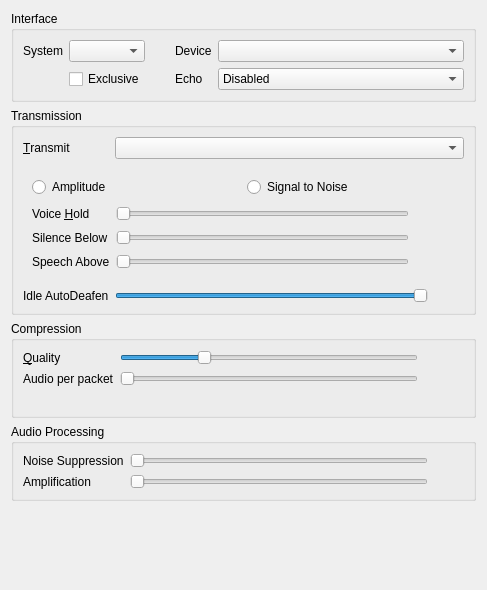
<?xml version="1.0" encoding="UTF-8"?>
<ui version="4.0">
 <class>AudioInput</class>
 <widget class="QWidget" name="AudioInput">
  <property name="geometry">
   <rect>
    <x>0</x>
    <y>0</y>
    <width>487</width>
    <height>590</height>
   </rect>
  </property>
  <property name="windowTitle">
   <string>Form</string>
  </property>
  <layout class="QVBoxLayout">
   <item>
    <widget class="QGroupBox" name="qgbInterfaces">
     <property name="title">
      <string>Interface</string>
     </property>
     <layout class="QGridLayout">
      <item row="0" column="0">
       <widget class="QLabel" name="qliSystem">
        <property name="text">
         <string>System</string>
        </property>
        <property name="buddy">
         <cstring>qcbSystem</cstring>
        </property>
       </widget>
      </item>
      <item row="0" column="1">
       <widget class="QComboBox" name="qcbSystem">
        <property name="sizePolicy">
         <sizepolicy hsizetype="MinimumExpanding" vsizetype="Fixed">
          <horstretch>0</horstretch>
          <verstretch>0</verstretch>
         </sizepolicy>
        </property>
        <property name="toolTip">
         <string>Input method for audio</string>
        </property>
        <property name="whatsThis">
         <string>&lt;b&gt;This is the input method to use for audio.&lt;/b&gt;&lt;br /&gt;Most likely you want to use DirectSound.</string>
        </property>
       </widget>
      </item>
      <item row="0" column="2">
       <spacer>
        <property name="orientation">
         <enum>Qt::Horizontal</enum>
        </property>
        <property name="sizeType">
         <enum>QSizePolicy::Maximum</enum>
        </property>
        <property name="sizeHint" stdset="0">
         <size>
          <width>24</width>
          <height>16</height>
         </size>
        </property>
       </spacer>
      </item>
      <item row="0" column="3">
       <widget class="QLabel" name="qliDevice">
        <property name="text">
         <string>Device</string>
        </property>
        <property name="buddy">
         <cstring>qcbDevice</cstring>
        </property>
       </widget>
      </item>
      <item row="0" column="4">
       <widget class="QComboBox" name="qcbDevice">
        <property name="sizePolicy">
         <sizepolicy hsizetype="MinimumExpanding" vsizetype="Fixed">
          <horstretch>1</horstretch>
          <verstretch>0</verstretch>
         </sizepolicy>
        </property>
        <property name="toolTip">
         <string>Input device for audio</string>
        </property>
        <property name="whatsThis">
         <string>&lt;b&gt;This is the input device to use for audio.&lt;/b&gt;</string>
        </property>
        <property name="sizeAdjustPolicy">
         <enum>QComboBox::AdjustToMinimumContentsLength</enum>
        </property>
        <property name="minimumContentsLength">
         <number>16</number>
        </property>
       </widget>
      </item>
      <item row="1" column="4">
       <widget class="QComboBox" name="qcbEcho">
        <property name="toolTip">
         <string>Cancel echo from speakers</string>
        </property>
        <property name="whatsThis">
         <string>Enabling this will cancel the echo from your speakers. Mixed has low CPU impact, but only works well if your speakers are equally loud and equidistant from the microphone. Multichannel echo cancellation provides much better echo cancellation, but at a higher CPU cost.</string>
        </property>
        <item>
         <property name="text">
          <string>Disabled</string>
         </property>
        </item>
        <item>
         <property name="text">
          <string>Mixed</string>
         </property>
        </item>
        <item>
         <property name="text">
          <string>Multichannel</string>
         </property>
        </item>
       </widget>
      </item>
      <item row="1" column="3">
       <widget class="QLabel" name="qliEcho">
        <property name="text">
         <string>Echo</string>
        </property>
       </widget>
      </item>
      <item row="1" column="1">
       <widget class="QCheckBox" name="qcbExclusive">
        <property name="toolTip">
         <string>Exclusive mode</string>
        </property>
        <property name="whatsThis">
         <string>&lt;b&gt;This opens the device in exclusive mode.&lt;/b&gt;&lt;br /&gt;No other application will be able to use the device.</string>
        </property>
        <property name="text">
         <string>Exclusive</string>
        </property>
       </widget>
      </item>
     </layout>
    </widget>
   </item>
   <item>
    <widget class="QGroupBox" name="qgbTransmission">
     <property name="sizePolicy">
      <sizepolicy hsizetype="Preferred" vsizetype="Minimum">
       <horstretch>0</horstretch>
       <verstretch>0</verstretch>
      </sizepolicy>
     </property>
     <property name="title">
      <string>Transmission</string>
     </property>
     <layout class="QGridLayout">
      <item row="0" column="0">
       <widget class="QLabel" name="qliTransmit">
        <property name="text">
         <string>&amp;Transmit</string>
        </property>
        <property name="buddy">
         <cstring>qcbTransmit</cstring>
        </property>
       </widget>
      </item>
      <item row="0" column="1" colspan="2">
       <widget class="QComboBox" name="qcbTransmit">
        <property name="toolTip">
         <string>When to transmit your speech</string>
        </property>
        <property name="whatsThis">
         <string>&lt;b&gt;This sets when speech should be transmitted.&lt;/b&gt;&lt;br /&gt;&lt;i&gt;Continuous&lt;/i&gt; - All the time&lt;br /&gt;&lt;i&gt;Voice Activity&lt;/i&gt; - When you are speaking clearly.&lt;br /&gt;&lt;i&gt;Push To Talk&lt;/i&gt; - When you hold down the hotkey set under &lt;i&gt;Shortcuts&lt;/i&gt;.</string>
        </property>
       </widget>
      </item>
      <item row="2" column="0">
       <widget class="QLabel" name="qliIdle">
        <property name="text">
         <string>Idle AutoDeafen</string>
        </property>
       </widget>
      </item>
      <item row="2" column="1">
       <widget class="QSlider" name="qsIdle">
        <property name="toolTip">
         <string>How long to remain idle before auto-deafen.</string>
        </property>
        <property name="whatsThis">
         <string>This sets an idle timer. If the timer expires without any audio being sent to the server, you are muted and deafened.</string>
        </property>
        <property name="maximum">
         <number>1800</number>
        </property>
        <property name="singleStep">
         <number>60</number>
        </property>
        <property name="pageStep">
         <number>300</number>
        </property>
        <property name="value">
         <number>1800</number>
        </property>
        <property name="orientation">
         <enum>Qt::Horizontal</enum>
        </property>
       </widget>
      </item>
      <item row="2" column="2">
       <widget class="QLabel" name="qlIdle">
        <property name="minimumSize">
         <size>
          <width>30</width>
          <height>0</height>
         </size>
        </property>
        <property name="text">
         <string/>
        </property>
       </widget>
      </item>
      <item row="1" column="0" colspan="3">
       <widget class="QStackedWidget" name="qswTransmit">
        <property name="currentIndex">
         <number>1</number>
        </property>
        <widget class="QWidget" name="qwPTT">
         <layout class="QGridLayout">
          <item row="0" column="0">
           <widget class="QLabel" name="qliDoublePush">
            <property name="text">
             <string>DoublePush Time</string>
            </property>
            <property name="buddy">
             <cstring>qsDoublePush</cstring>
            </property>
           </widget>
          </item>
          <item row="0" column="1" colspan="2">
           <widget class="QSlider" name="qsDoublePush">
            <property name="toolTip">
             <string>If you press the PTT key twice in this time it will get locked.</string>
            </property>
            <property name="whatsThis">
             <string>&lt;b&gt;DoublePush Time&lt;/b&gt;&lt;br /&gt;If you press the push-to-talk key twice during the configured interval of time it will be locked. Mumble will keep transmitting until you hit the key once more to unlock PTT again.</string>
            </property>
            <property name="maximum">
             <number>1000</number>
            </property>
            <property name="singleStep">
             <number>10</number>
            </property>
            <property name="pageStep">
             <number>100</number>
            </property>
            <property name="orientation">
             <enum>Qt::Horizontal</enum>
            </property>
           </widget>
          </item>
          <item row="0" column="3">
           <widget class="QLabel" name="qlDoublePush">
            <property name="text">
             <string notr="true">TextLabel</string>
            </property>
           </widget>
          </item>
          <item row="3" column="1" colspan="2">
           <widget class="QLineEdit" name="qlePushClickPathOn">
            <property name="toolTip">
             <string>Gets played when the PTT button is pressed</string>
            </property>
           </widget>
          </item>
          <item row="4" column="1" colspan="2">
           <widget class="QLineEdit" name="qlePushClickPathOff">
            <property name="toolTip">
             <string>Gets played when the PTT button is released</string>
            </property>
           </widget>
          </item>
          <item row="2" column="3">
           <widget class="QPushButton" name="qpbPushClickReset">
            <property name="toolTip">
             <string>Reset audio cue to default</string>
            </property>
            <property name="whatsThis">
             <string>&lt;b&gt;Reset&lt;/b&gt;&lt;br/&gt;Reset the paths for the files to their default.</string>
            </property>
            <property name="text">
             <string>R&amp;eset</string>
            </property>
           </widget>
          </item>
          <item row="3" column="3">
           <widget class="QPushButton" name="qpbPushClickBrowseOn">
            <property name="toolTip">
             <string>Browse for on audio file</string>
            </property>
            <property name="text">
             <string>&amp;Browse...</string>
            </property>
           </widget>
          </item>
          <item row="4" column="3">
           <widget class="QPushButton" name="qpbPushClickBrowseOff">
            <property name="toolTip">
             <string>Browse for off audio file</string>
            </property>
            <property name="text">
             <string>B&amp;rowse...</string>
            </property>
           </widget>
          </item>
          <item row="4" column="0">
           <widget class="QLabel" name="qlPushClickOff">
            <property name="text">
             <string>Off</string>
            </property>
            <property name="alignment">
             <set>Qt::AlignRight|Qt::AlignTrailing|Qt::AlignVCenter</set>
            </property>
           </widget>
          </item>
          <item row="3" column="0">
           <widget class="QLabel" name="qlPushClickOn">
            <property name="text">
             <string>On</string>
            </property>
            <property name="alignment">
             <set>Qt::AlignRight|Qt::AlignTrailing|Qt::AlignVCenter</set>
            </property>
           </widget>
          </item>
          <item row="2" column="2">
           <widget class="QPushButton" name="qpbPushClickPreview">
            <property name="toolTip">
             <string>Preview the audio cues</string>
            </property>
            <property name="whatsThis">
             <string>&lt;b&gt;Preview&lt;/b&gt;&lt;br/&gt;Plays the current &lt;i&gt;on&lt;/i&gt; sound followed by the current &lt;i&gt;off&lt;/i&gt; sound.</string>
            </property>
            <property name="text">
             <string>&amp;Preview</string>
            </property>
           </widget>
          </item>
          <item row="2" column="1">
           <widget class="QCheckBox" name="qcbPushClick">
            <property name="toolTip">
             <string>Audible audio cue when push-to-talk is activated or deactivated</string>
            </property>
            <property name="whatsThis">
             <string>&lt;b&gt;This enables the audio cues for push to talk.&lt;/b&gt;&lt;br /&gt;Setting this will give you a short audio beep when push to talk is pressed and released.</string>
            </property>
            <property name="text">
             <string>PTT Audio cue</string>
            </property>
           </widget>
          </item>
         </layout>
        </widget>
        <widget class="QWidget" name="qwVAD">
         <layout class="QGridLayout">
          <item row="0" column="0" colspan="3">
           <layout class="QHBoxLayout" name="audioTransmitRadioButtions">
            <item>
             <widget class="QRadioButton" name="qrbAmplitude">
              <property name="toolTip">
               <string>Use Amplitude based speech detection</string>
              </property>
              <property name="whatsThis">
               <string>&lt;b&gt;This sets speech detection to use Amplitude.&lt;/b&gt;&lt;br /&gt;In this mode, the raw strength of the input signal is used to detect speech.</string>
              </property>
              <property name="text">
               <string>Amplitude</string>
              </property>
             </widget>
            </item>
            <item>
             <widget class="QRadioButton" name="qrbSNR">
              <property name="toolTip">
               <string>Use SNR based speech detection</string>
              </property>
              <property name="whatsThis">
               <string>&lt;b&gt;This sets speech detection to use Signal to Noise ratio.&lt;/b&gt;&lt;br /&gt;In this mode, the input is analyzed for something resembling a clear signal, and the clarity of that signal is used to trigger speech detection.</string>
              </property>
              <property name="text">
               <string>Signal to Noise</string>
              </property>
             </widget>
            </item>
           </layout>
          </item>
          <item row="1" column="0">
           <widget class="QLabel" name="qliTransmitHold">
            <property name="text">
             <string>Voice &amp;Hold</string>
            </property>
            <property name="buddy">
             <cstring>qsTransmitHold</cstring>
            </property>
           </widget>
          </item>
          <item row="1" column="1">
           <widget class="QSlider" name="qsTransmitHold">
            <property name="toolTip">
             <string>How long to keep transmitting after silence</string>
            </property>
            <property name="whatsThis">
             <string>&lt;b&gt;This selects how long after a perceived stop in speech transmission should continue.&lt;/b&gt;&lt;br /&gt;Set this higher if your voice breaks up when you speak (seen by a rapidly blinking voice icon next to your name).</string>
            </property>
            <property name="minimum">
             <number>20</number>
            </property>
            <property name="maximum">
             <number>250</number>
            </property>
            <property name="orientation">
             <enum>Qt::Horizontal</enum>
            </property>
           </widget>
          </item>
          <item row="1" column="2">
           <widget class="QLabel" name="qlTransmitHold">
            <property name="minimumSize">
             <size>
              <width>40</width>
              <height>0</height>
             </size>
            </property>
            <property name="text">
             <string/>
            </property>
           </widget>
          </item>
          <item row="3" column="0">
           <widget class="QLabel" name="qliTransmitMin">
            <property name="text">
             <string>Silence Below</string>
            </property>
           </widget>
          </item>
          <item row="3" column="1">
           <widget class="QSlider" name="qsTransmitMin">
            <property name="toolTip">
             <string>Signal values below this count as silence</string>
            </property>
            <property name="whatsThis">
             <string>&lt;b&gt;This sets the trigger values for voice detection.&lt;/b&gt;&lt;br /&gt;Use this together with the Audio Statistics window to manually tune the trigger values for detecting speech. Input values below &quot;Silence Below&quot; always count as silence. Values above &quot;Speech Above&quot; always count as voice. Values in between will count as voice if you're already talking, but will not trigger a new detection.</string>
            </property>
            <property name="minimum">
             <number>1</number>
            </property>
            <property name="maximum">
             <number>32767</number>
            </property>
            <property name="singleStep">
             <number>100</number>
            </property>
            <property name="pageStep">
             <number>1000</number>
            </property>
            <property name="orientation">
             <enum>Qt::Horizontal</enum>
            </property>
           </widget>
          </item>
          <item row="4" column="0">
           <widget class="QLabel" name="qliTransmitMax">
            <property name="text">
             <string>Speech Above</string>
            </property>
           </widget>
          </item>
          <item row="4" column="1">
           <widget class="QSlider" name="qsTransmitMax">
            <property name="toolTip">
             <string>Signal values above this count as voice</string>
            </property>
            <property name="whatsThis">
             <string>&lt;b&gt;This sets the trigger values for voice detection.&lt;/b&gt;&lt;br /&gt;Use this together with the Audio Statistics window to manually tune the trigger values for detecting speech. Input values below &quot;Silence Below&quot; always count as silence. Values above &quot;Speech Above&quot; always count as voice. Values in between will count as voice if you're already talking, but will not trigger a new detection.</string>
            </property>
            <property name="minimum">
             <number>1</number>
            </property>
            <property name="maximum">
             <number>32767</number>
            </property>
            <property name="singleStep">
             <number>100</number>
            </property>
            <property name="pageStep">
             <number>1000</number>
            </property>
            <property name="orientation">
             <enum>Qt::Horizontal</enum>
            </property>
           </widget>
          </item>
         </layout>
        </widget>
        <widget class="QWidget" name="qwContinuous"/>
       </widget>
      </item>
     </layout>
    </widget>
   </item>
   <item>
    <widget class="QGroupBox" name="qgbCompression">
     <property name="title">
      <string>Compression</string>
     </property>
     <layout class="QGridLayout">
      <item row="0" column="0">
       <widget class="QLabel" name="qliQuality">
        <property name="text">
         <string>&amp;Quality</string>
        </property>
        <property name="buddy">
         <cstring>qsQuality</cstring>
        </property>
       </widget>
      </item>
      <item row="0" column="1">
       <widget class="QSlider" name="qsQuality">
        <property name="toolTip">
         <string>Quality of compression (peak bandwidth)</string>
        </property>
        <property name="whatsThis">
         <string>&lt;b&gt;This sets the quality of compression.&lt;/b&gt;&lt;br /&gt;This determines how much bandwidth Mumble is allowed to use for outgoing audio.</string>
        </property>
        <property name="minimum">
         <number>8000</number>
        </property>
        <property name="maximum">
         <number>96000</number>
        </property>
        <property name="singleStep">
         <number>1000</number>
        </property>
        <property name="pageStep">
         <number>5000</number>
        </property>
        <property name="value">
         <number>32000</number>
        </property>
        <property name="orientation">
         <enum>Qt::Horizontal</enum>
        </property>
       </widget>
      </item>
      <item row="0" column="2">
       <widget class="QLabel" name="qlQuality">
        <property name="minimumSize">
         <size>
          <width>30</width>
          <height>0</height>
         </size>
        </property>
        <property name="text">
         <string/>
        </property>
       </widget>
      </item>
      <item row="1" column="0">
       <widget class="QLabel" name="qliFrames">
        <property name="text">
         <string>Audio per packet</string>
        </property>
        <property name="buddy">
         <cstring>qsFrames</cstring>
        </property>
       </widget>
      </item>
      <item row="1" column="1">
       <widget class="QSlider" name="qsFrames">
        <property name="toolTip">
         <string>How many audio frames to send per packet</string>
        </property>
        <property name="whatsThis">
         <string>&lt;b&gt;This selects how many audio frames should be put in one packet.&lt;/b&gt;&lt;br /&gt;Increasing this will increase the latency of your voice, but will also reduce bandwidth requirements.</string>
        </property>
        <property name="minimum">
         <number>1</number>
        </property>
        <property name="maximum">
         <number>4</number>
        </property>
        <property name="pageStep">
         <number>2</number>
        </property>
        <property name="orientation">
         <enum>Qt::Horizontal</enum>
        </property>
       </widget>
      </item>
      <item row="1" column="2">
       <widget class="QLabel" name="qlFrames">
        <property name="minimumSize">
         <size>
          <width>40</width>
          <height>0</height>
         </size>
        </property>
        <property name="text">
         <string/>
        </property>
       </widget>
      </item>
      <item row="2" column="0" colspan="3">
       <widget class="QLabel" name="qlBitrate">
        <property name="font">
         <font>
          <italic>true</italic>
         </font>
        </property>
        <property name="toolTip">
         <string>Maximum bandwidth used for sending audio</string>
        </property>
        <property name="whatsThis">
         <string>&lt;b&gt;This shows peak outgoing bandwidth used.&lt;/b&gt;&lt;br /&gt;This shows the peak amount of bandwidth sent out from your machine. Audio bitrate is the maximum bitrate (as we use VBR) for the audio data alone. Position is the bitrate used for positional information. Overhead is our framing and the IP packet headers (IP and UDP is 75% of this overhead).</string>
        </property>
        <property name="text">
         <string/>
        </property>
        <property name="alignment">
         <set>Qt::AlignCenter</set>
        </property>
       </widget>
      </item>
     </layout>
    </widget>
   </item>
   <item>
    <widget class="QGroupBox" name="qgbAudio">
     <property name="title">
      <string>Audio Processing</string>
     </property>
     <layout class="QGridLayout">
      <item row="0" column="0">
       <widget class="QLabel" name="qliNoise">
        <property name="text">
         <string>Noise Suppression</string>
        </property>
        <property name="buddy">
         <cstring>qsNoise</cstring>
        </property>
       </widget>
      </item>
      <item row="0" column="1">
       <widget class="QSlider" name="qsNoise">
        <property name="enabled">
         <bool>true</bool>
        </property>
        <property name="toolTip">
         <string>Noise suppression</string>
        </property>
        <property name="whatsThis">
         <string>&lt;b&gt;This sets the amount of noise suppression to apply.&lt;/b&gt;&lt;br /&gt;The higher this value, the more aggressively stationary noise will be suppressed.</string>
        </property>
        <property name="minimum">
         <number>14</number>
        </property>
        <property name="maximum">
         <number>60</number>
        </property>
        <property name="pageStep">
         <number>5</number>
        </property>
        <property name="orientation">
         <enum>Qt::Horizontal</enum>
        </property>
       </widget>
      </item>
      <item row="0" column="2">
       <widget class="QLabel" name="qlNoise">
        <property name="minimumSize">
         <size>
          <width>30</width>
          <height>0</height>
         </size>
        </property>
        <property name="text">
         <string/>
        </property>
       </widget>
      </item>
      <item row="1" column="0">
       <widget class="QLabel" name="qliAmp">
        <property name="text">
         <string>Amplification</string>
        </property>
        <property name="buddy">
         <cstring>qsAmp</cstring>
        </property>
       </widget>
      </item>
      <item row="1" column="1">
       <widget class="QSlider" name="qsAmp">
        <property name="toolTip">
         <string>Maximum amplification of input sound</string>
        </property>
        <property name="whatsThis">
         <string>&lt;b&gt;Maximum amplification of input.&lt;/b&gt;&lt;br /&gt;Mumble normalizes the input volume before compressing, and this sets how much it's allowed to amplify.&lt;br /&gt;The actual level is continually updated based on your current speech pattern, but it will never go above the level specified here.&lt;br /&gt;If the &lt;i&gt;Microphone loudness&lt;/i&gt; level of the audio statistics hover around 100%, you probably want to set this to 2.0 or so, but if, like most people, you are unable to reach 100%, set this to something much higher.&lt;br /&gt;Ideally, set it so &lt;i&gt;Microphone Loudness * Amplification Factor &gt;= 100&lt;/i&gt;, even when you're speaking really soft.&lt;br /&gt;&lt;br /&gt;Note that there is no harm in setting this to maximum, but Mumble will start picking up other conversations if you leave it to auto-tune to that level.</string>
        </property>
        <property name="maximum">
         <number>19500</number>
        </property>
        <property name="singleStep">
         <number>500</number>
        </property>
        <property name="pageStep">
         <number>2000</number>
        </property>
        <property name="orientation">
         <enum>Qt::Horizontal</enum>
        </property>
       </widget>
      </item>
      <item row="1" column="2">
       <widget class="QLabel" name="qlAmp">
        <property name="minimumSize">
         <size>
          <width>30</width>
          <height>0</height>
         </size>
        </property>
        <property name="text">
         <string/>
        </property>
       </widget>
      </item>
     </layout>
    </widget>
   </item>
   <item>
    <spacer>
     <property name="orientation">
      <enum>Qt::Vertical</enum>
     </property>
     <property name="sizeHint" stdset="0">
      <size>
       <width>1</width>
       <height>151</height>
      </size>
     </property>
    </spacer>
   </item>
  </layout>
 </widget>
 <tabstops>
  <tabstop>qcbSystem</tabstop>
  <tabstop>qcbDevice</tabstop>
  <tabstop>qcbEcho</tabstop>
  <tabstop>qcbTransmit</tabstop>
  <tabstop>qsDoublePush</tabstop>
  <tabstop>qcbPushClick</tabstop>
  <tabstop>qpbPushClickPreview</tabstop>
  <tabstop>qpbPushClickReset</tabstop>
  <tabstop>qlePushClickPathOn</tabstop>
  <tabstop>qpbPushClickBrowseOn</tabstop>
  <tabstop>qlePushClickPathOff</tabstop>
  <tabstop>qpbPushClickBrowseOff</tabstop>
  <tabstop>qrbSNR</tabstop>
  <tabstop>qsTransmitHold</tabstop>
  <tabstop>qsTransmitMin</tabstop>
  <tabstop>qsTransmitMax</tabstop>
  <tabstop>qsIdle</tabstop>
  <tabstop>qsQuality</tabstop>
  <tabstop>qsFrames</tabstop>
  <tabstop>qsNoise</tabstop>
  <tabstop>qsAmp</tabstop>
 </tabstops>
 <resources/>
 <connections/>
</ui>
